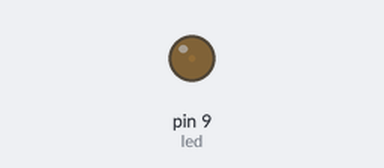
Bench run of a sketch on a simulated Arduino Uno, built with avr-gcc and run on an emulated ATmega328P. On the bench: output pins drawn as LEDs (lit = HIGH).

Above: at 0.05 s.
At 3.45 s:
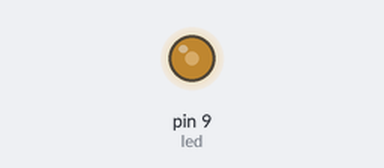
At 6.95 s:
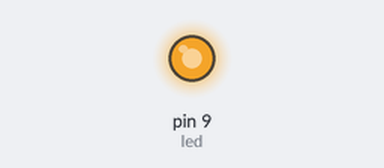
At 13.85 s:
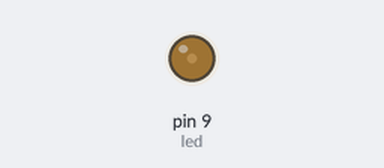
Timing chart, 0 to 19.9 s (numbered marks = the images above):
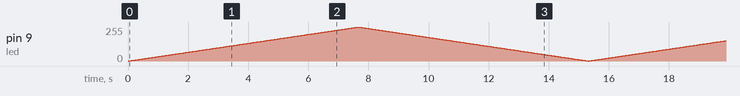

The sketch:

dim_bright.ino
```cpp
int led=9;
void setup()
{
  pinMode(led,OUTPUT);
}

void loop()
{
  for(int i=0;i<255;i++)
  {
    analogWrite(led,i);
    delay(30);
  }
  for(int i=255;i>0;i--)
  {
    analogWrite(led,i);
    delay(30);
  }
}
```
